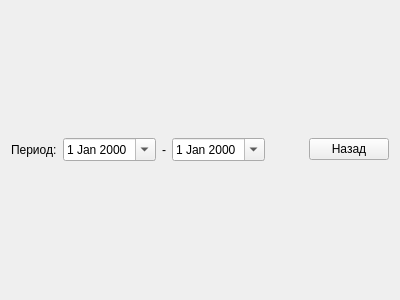
<?xml version="1.0" encoding="UTF-8"?>
<ui version="4.0">
 <class>CategoriesStaticChart</class>
 <widget class="QWidget" name="CategoriesStaticChart">
  <property name="geometry">
   <rect>
    <x>0</x>
    <y>0</y>
    <width>400</width>
    <height>300</height>
   </rect>
  </property>
  <property name="windowTitle">
   <string>Form</string>
  </property>
  <layout class="QVBoxLayout" name="verticalLayout">
   <item>
    <layout class="QHBoxLayout" name="horizontalLayout">
     <item>
      <widget class="QLabel" name="label">
       <property name="text">
        <string>Период:</string>
       </property>
      </widget>
     </item>
     <item>
      <widget class="QDateEdit" name="dateFrom">
       <property name="minimumSize">
        <size>
         <width>80</width>
         <height>0</height>
        </size>
       </property>
       <property name="calendarPopup">
        <bool>true</bool>
       </property>
      </widget>
     </item>
     <item>
      <widget class="QLabel" name="label_2">
       <property name="maximumSize">
        <size>
         <width>10</width>
         <height>16777215</height>
        </size>
       </property>
       <property name="text">
        <string>-</string>
       </property>
      </widget>
     </item>
     <item>
      <widget class="QDateEdit" name="dateTo">
       <property name="minimumSize">
        <size>
         <width>80</width>
         <height>0</height>
        </size>
       </property>
       <property name="calendarPopup">
        <bool>true</bool>
       </property>
      </widget>
     </item>
     <item>
      <spacer name="horizontalSpacer">
       <property name="orientation">
        <enum>Qt::Horizontal</enum>
       </property>
       <property name="sizeHint" stdset="0">
        <size>
         <width>40</width>
         <height>20</height>
        </size>
       </property>
      </spacer>
     </item>
     <item>
      <widget class="QPushButton" name="backButton">
       <property name="text">
        <string>Назад</string>
       </property>
      </widget>
     </item>
    </layout>
   </item>
   <item>
    <layout class="QHBoxLayout" name="chartsLayout"/>
   </item>
  </layout>
 </widget>
 <resources/>
 <connections/>
</ui>
